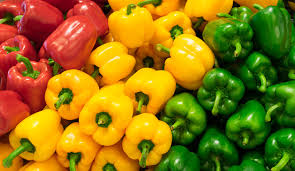
%> input picture test-images/peppers.jpeg, 295 x 171 px
$ octave grayscale_methods.m   (GNU Octave 9; MATLAB toolbox functions it lacks are replaced by stand-ins)
%> lines starting %> are read from the running program, lines starting %| are printed output that depends on the picture
% 3
%
% grayscale_methods.m - Implements and compares different grayscale conversion methods.
%
% This script loads a color image and converts it to grayscale using three
% distinct algorithms:
%   1. Average Method: A simple average of the R, G, and B channels.
%   2. Luminosity Method: A weighted average that accounts for human perception
%      of brightness. This is the standard method used in functions like rgb2gray.
%   3. Desaturation Method: Calculates the lightness component by averaging the
%      brightest and dimmest color channels for each pixel.
%
% The script then displays the original and all three grayscale versions
% side-by-side for a direct visual comparison.


clear; clc; close all;

pkg load image; % Load the image package

imagePath = './test-images/peppers.jpeg';


if ~exist(imagePath, 'file')
  error('Image file not found at: %s\nPlease check the path.', imagePath);
end

original_image = imread(imagePath);
%> original_image is the input picture: size 171x295x3 uint8; mean R, G, B 145.1, 114.8, 14.7


img_double = im2double(original_image);

% Separate the Red, Green, and Blue channels
R = img_double(:, :, 1);
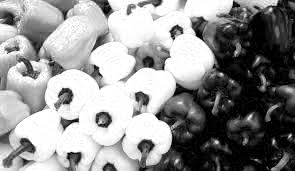
%> R: size 171x295 double; min 0, max 1, mean 0.569
G = img_double(:, :, 2);
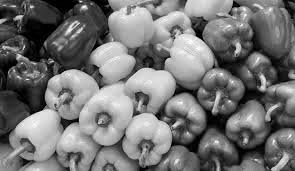
%> G: size 171x295 double; min 0, max 1, mean 0.45
B = img_double(:, :, 3);
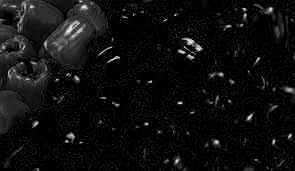
%> B: size 171x295 double; min 0, max 0.996, mean 0.0578

fprintf('--- Implementing Grayscale Conversions ---\n');

% Method 1: The Average Method ---
% Formula: Gray = (R + G + B) / 3

fprintf('1. Applying Average Method...\n');
gray_avg = (R + G + B) / 3;
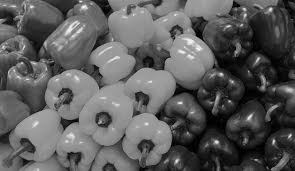
%> gray_avg: size 171x295 double; min 0, max 0.988, mean 0.359

%  Method 2: The Luminosity (Weighted Average) Method ---

% Formula: Gray = 0.299*R + 0.587*G + 0.114*B
% This formula accounts for the fact that the human eye is most sensitive
% to green light and least sensitive to blue light. This is the standard
% used by NTSC and is implemented in Octave `rgb2gray` function.

fprintf('2. Applying Luminosity Method...\n');
gray_lum = 0.299 * R + 0.587 * G + 0.114 * B;
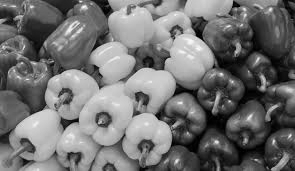
%> gray_lum: size 171x295 double; min 0, max 0.985, mean 0.441

% Method 3: The Desaturation Method ---
% Formula: Gray = (max(R,G,B) + min(R,G,B)) / 2
% This method finds the lightness component of the HSL color model. It
% takes the average of the most and least prominent colors in a pixel.

fprintf('3. Applying Desaturation Method...\n');
max_val = max(img_double, [], 3);
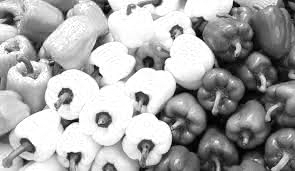
%> max_val: size 171x295 double; min 0, max 1, mean 0.652
min_val = min(img_double, [], 3);
gray_desat = (max_val + min_val) / 2;
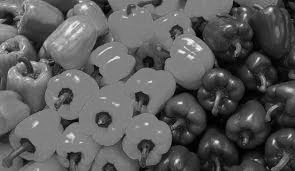
%> gray_desat: size 171x295 double; min 0, max 0.986, mean 0.353

fprintf('Conversions complete. Displaying results.\n');

% Comparison ---
figure('Name', 'Grayscale Conversion Comparison', 'NumberTitle', 'off');


% Original Image
subplot(2, 2, 1);
imshow(original_image);
title('Original Color Image');

% Average Method
subplot(2, 2, 2);
imshow(gray_avg);
title('Grayscale (Average Method)');

% Luminosity Method
subplot(2, 2, 3);
imshow(gray_lum);
title('Grayscale (Luminosity Method)');

% Desaturation Method
subplot(2, 2, 4);
imshow(gray_desat);
title('Grayscale (Desaturation Method)');

$ run again, with test-images/flower.jpg copied over test-images/peppers.jpeg
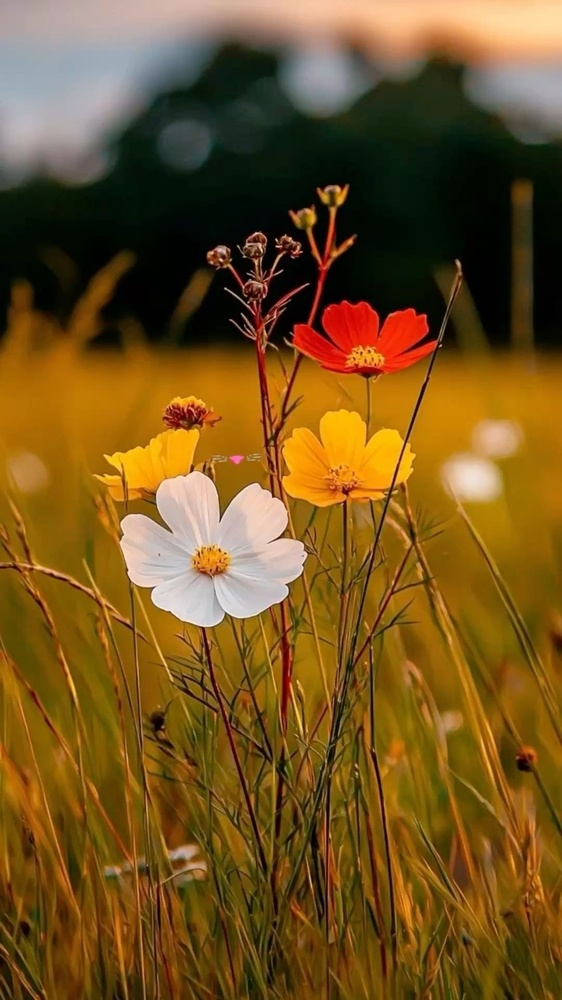
%> input picture test-images/flower.jpg, 562 x 1000 px, shrunk from 1080 x 1920 before the run
%> original_image is the input picture: size 1000x562x3 uint8; mean R, G, B 116.1, 83.8, 32
%> `B = img_double(:, :, 3);`:
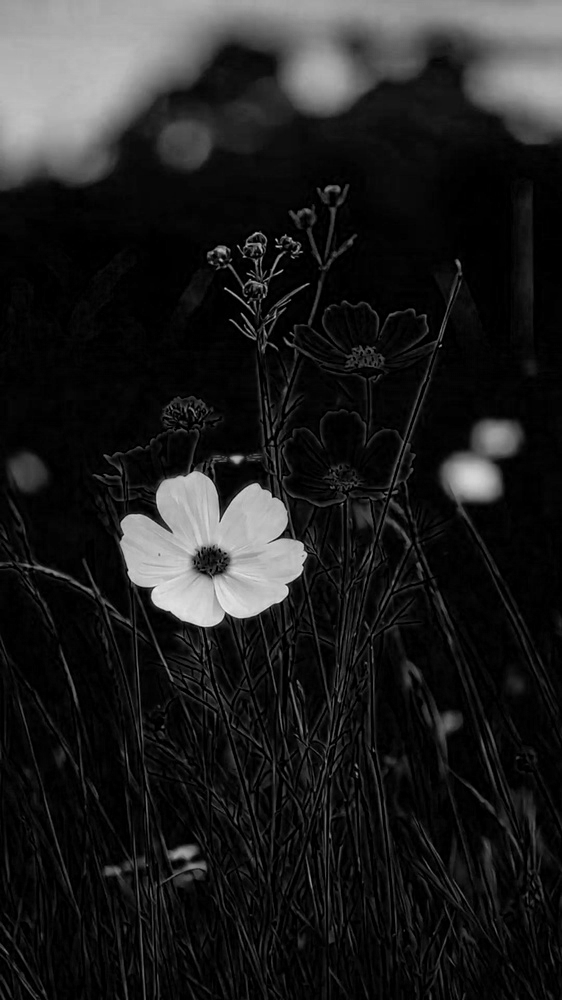
%> B: size 1000x562 double; min 0, max 0.941, mean 0.126
%> `gray_avg = (R + G + B) / 3;`:
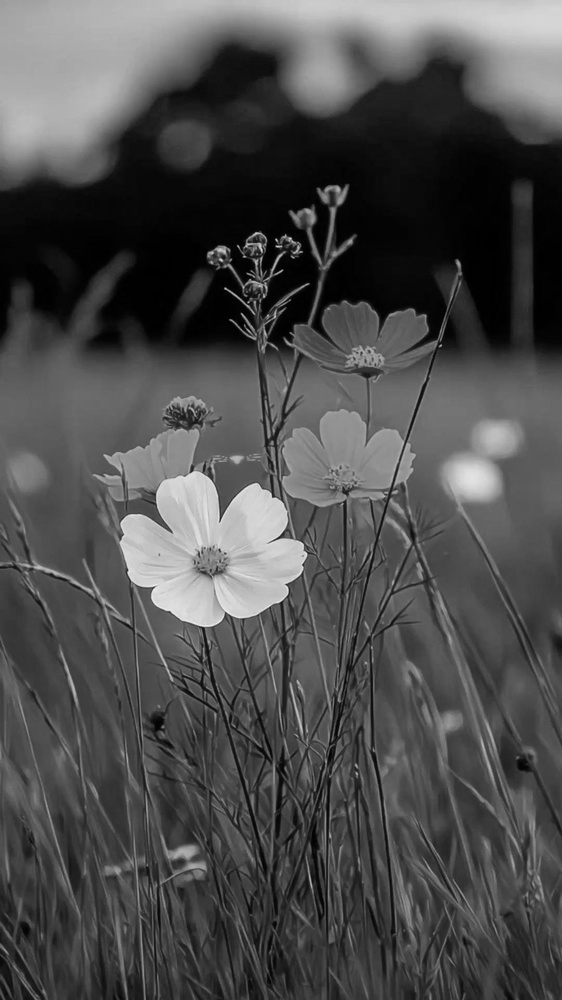
%> gray_avg: size 1000x562 double; min 0, max 0.941, mean 0.303
